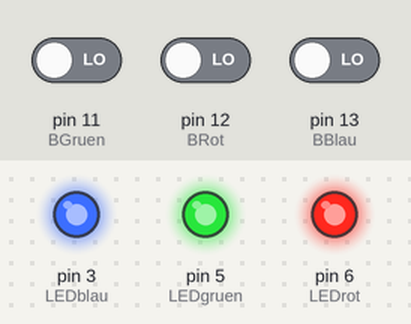
Bench run of a sketch on a simulated Arduino Uno, built with avr-gcc and run on an emulated ATmega328P. On the bench: output pins drawn as LEDs (lit = HIGH). Inputs (shaded band) come from the test bench; at power-on: pin 11 (BGruen) LOW, pin 12 (BRot) LOW, pin 13 (BBlau) LOW.

Above: at 1.2 s.
1.3 s: pin 11 (BGruen) driven HIGH
At 2.1 s:
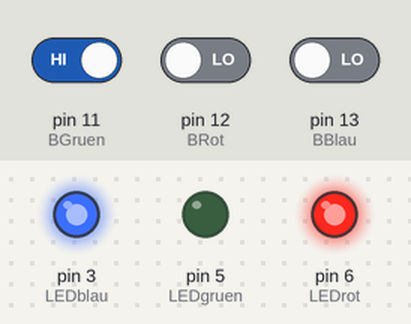
2.9 s: pin 12 (BRot) driven HIGH
At 3.3 s:
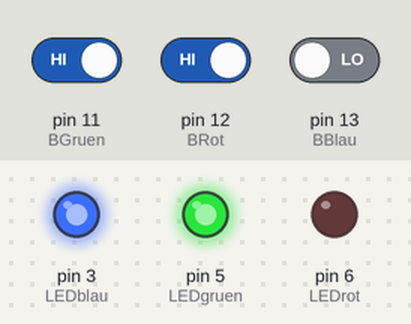
4.5 s: pin 12 (BRot) driven LOW
At 5.7 s:
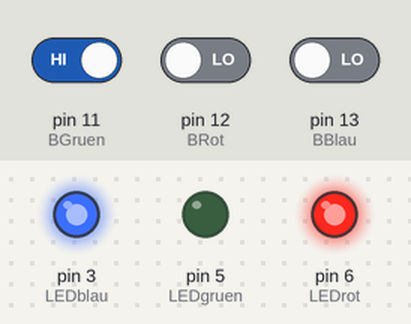
6.1 s: pin 11 (BGruen) driven LOW
At 6.9 s:
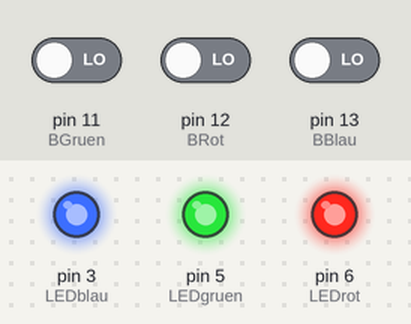
7.7 s: pin 13 (BBlau) driven HIGH
At 8.2 s:
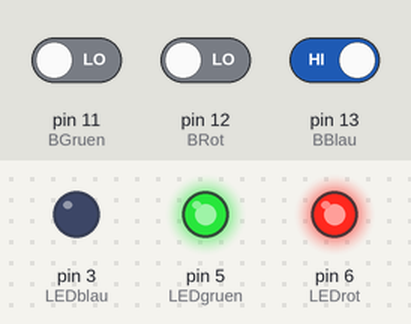
Timing chart, 0 to 10.3 s (numbered marks = the images above; inputs shaded):
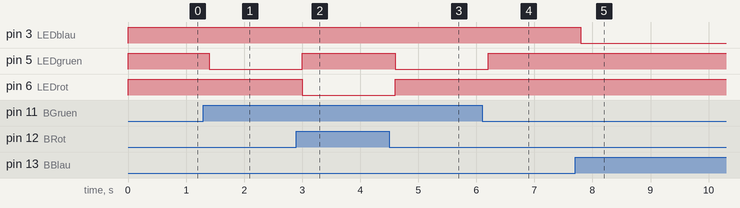

Measured:
- after the input at 1.3 s, pin 5 (LEDgruen): HIGH → LOW after 0.10 s
- after the input at 2.9 s, pin 5 (LEDgruen): LOW → HIGH after 0.10 s; pin 6 (LEDrot): HIGH → LOW after 0.10 s
- after the input at 4.5 s, pin 5 (LEDgruen): HIGH → LOW after 0.10 s; pin 6 (LEDrot): LOW → HIGH after 0.10 s
- after the input at 6.1 s, pin 5 (LEDgruen): LOW → HIGH after 0.10 s
- after the input at 7.7 s, pin 3 (LEDblau): HIGH → LOW after 0.10 s

The sketch:

RGBLed3TasterOptimiert.ino
```cpp
 //LED mit 3 Tester steuern

const int LEDblau = 3;
const int LEDrot = 6;
const int LEDgruen = 5;
const int BBlau = 13;
const int BRot = 12;
const int BGruen = 11;

void setup() {
  pinMode(LEDblau, OUTPUT);
  pinMode(LEDgruen, OUTPUT);
  pinMode(LEDrot, OUTPUT);
  pinMode(BBlau, INPUT);
  pinMode(BRot, INPUT);
  pinMode(BGruen, INPUT);
}

void loop() {
  if(digitalRead(BRot)==HIGH){
      setColor(HIGH,LOW,HIGH);
   } else if(digitalRead(BGruen)==HIGH){
       setColor(HIGH,HIGH,LOW);
   } else if(digitalRead(BBlau)==HIGH){
       setColor(LOW,HIGH,HIGH);
   } else {
       setColor(HIGH,HIGH,HIGH);
   }
}

void setColor(int blau, int rot, int gruen){
      digitalWrite(LEDblau, blau);
      digitalWrite(LEDrot, rot);
      digitalWrite(LEDgruen, gruen);
      delay(200);
}
```
